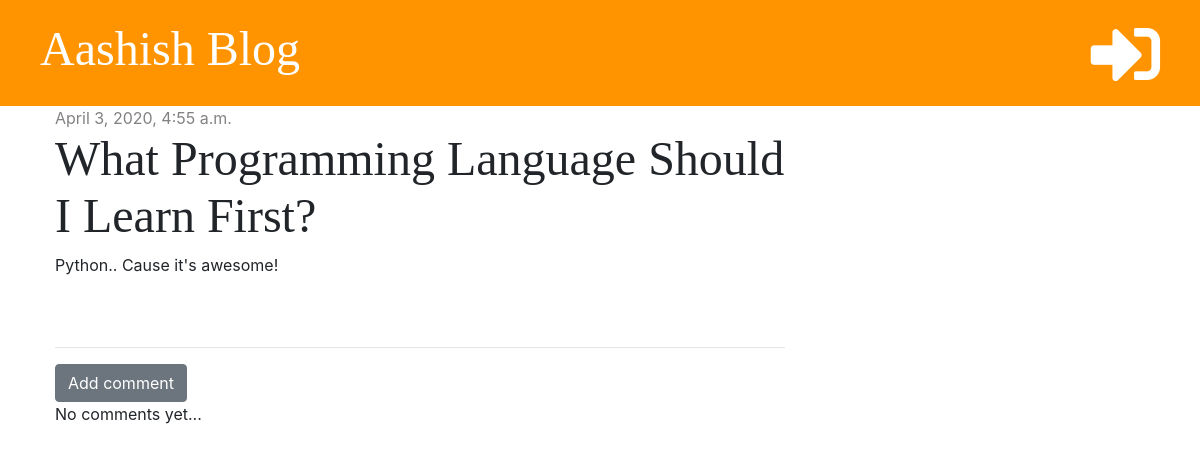
The app's page /post/1/ with its own data.
### blog/models.py (models this page shows, shortened)
class Post(models.Model):
    author = models.ForeignKey('auth.User', on_delete=models.CASCADE)
    title = models.CharField(max_length=200)
    text = models.TextField()
    created_date = models.DateTimeField(default=timezone.now)
    published_date = models.DateTimeField(blank=True, null=True)

### blog/views.py (the view)
# urls.py: path('post/<int:pk>/', views.post_detail, name='post_detail'),
def post_detail(request, pk):
    post = get_object_or_404(Post, pk=pk)
    stuff_for_frontend = {'post': post}
    return render(request, 'blog/post_detail.html', stuff_for_frontend)

### blog/templates/blog/post_detail.html (shortened to what this page needs)
{% extends 'blog/base.html' %}
{% block content %}
<div class="post">
    {% if post.published_date %}
    <div class="date">
        {{ post.published_date }}
    </div>
    {% else %}
    <a href="{% url 'post_publish' pk=post.pk %}" class="btn btn-primary">Publish</a>
    {% endif %}
    <h1>{{ post.title }}</h1>
    <p>{{ post.text|linebreaksbr }}</p>
</div>
<hr>
<a href="{% url 'add_comment_to_post' pk=post.pk %}" class="btn btn-secondary">Add comment</a>
{% for comment in post.comments.all %}
{% if user.is_authenticated or comment.approved %}
<div class="comment">
    <div class=date>
        {{ comment.created_date }}
    </div>
    {% if not comment.approved and user.is_superuser %}
    <a href="{% url 'comment_approve' pk=comment.pk %}"><i class="fas fa-check"></i></a>
    <a href="{% url 'comment_remove' pk=comment.pk %}"><i class="fas fa-trash-alt"></i></a>
    {% endif %}
    <strong>{{ comment.author }}</strong>
    <p>{{ comment.text }}</p>
</div>
{% endif %}
{% empty %}
<p>No comments yet...</p>
{% endfor %}
{% endblock %}

### blog/static/css/blog.css (style rules this page uses)
h1, h2, h3, h4 { font-family: 'Tangerine', 'Inconsolata', 'Droid Sans', serif; font-size: 48px; }
.date { color: #828282; }
.post { margin-bottom: 70px; }

### records on screen
Post: published_date "April 3, 2020, 4:55 a.m.", title "What Programming Language Should I Learn First?", text "Python.. Cause it's awesome!"
